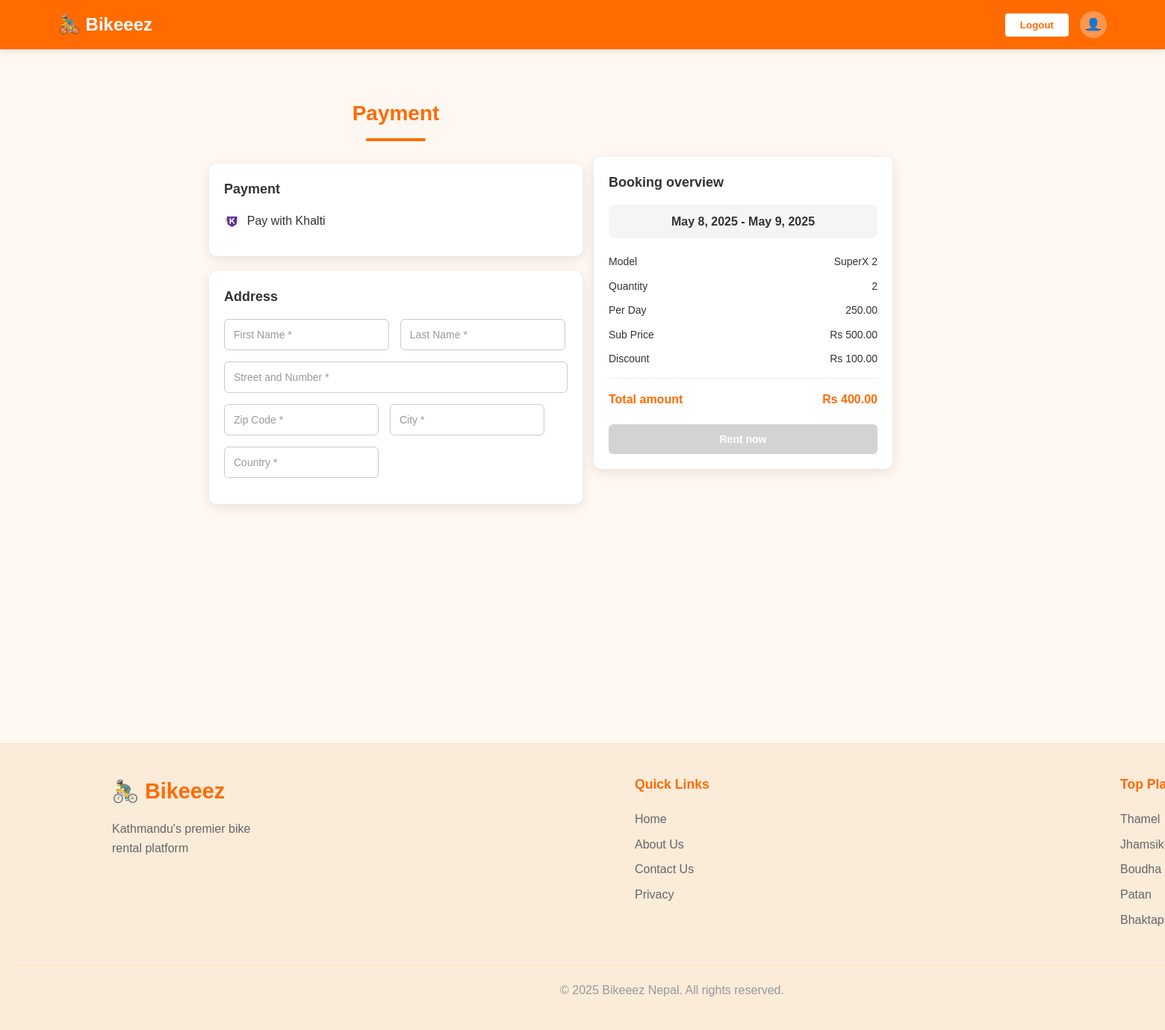
The app's page /payments/khalti/initiate/58/ (signed in) with its own data.
### booking/models.py (models this page shows, shortened)
class Booking(models.Model):
    user = models.ForeignKey(User, on_delete=models.CASCADE)  # Links the booking to a user
    bike = models.ForeignKey(Bikes, on_delete=models.CASCADE)  # Links the booking to a bike
    start_date = models.DateField()  # Start date of the booking
    end_date = models.DateField()  # End date of the booking
    quantity = models.PositiveIntegerField(default=1)  # Number of bikes being rented
    total_price = models.DecimalField(max_digits=10, decimal_places=2)  # Total price for the booking
    created_at = models.DateTimeField(auto_now_add=True)  # Automatically set creation time
    status = models.CharField(max_length=20, default='Pending')  # Booking status (e.g., Pending, Confirmed)

### bikes/models.py (models this page shows, shortened)
class Bikes(models.Model):
    name = models.CharField(max_length = 100)
    description = models.TextField(blank = True)
    short_description = models.TextField(blank = True)
    category = models.CharField(max_length=50, choices=[
        ('mountain','Mountain'),
        ('city','City'),
        ('electric', 'Electric'),
        ('road','Road'),
        ('hybrid','Hybrid'),
    ])
    image = models.ImageField(upload_to = 'bike_image/', null=True, blank=True)
    image_2 = models.ImageField(upload_to='bike_image/', null=True, blank=True)
    image_3 = models.ImageField(upload_to='bike_image/', null=True, blank=True)
    image_4 = models.ImageField(upload_to='bike_image/', null=True, blank=True)
    daily_rate = models.DecimalField(max_digits=6, decimal_places=2)
    weekly_rate = models.DecimalField(max_digits=6, decimal_places=2)
    is_available = models.BooleanField(default = True)
    location = models.CharField(max_length=100, blank=True)
    latitude = models.FloatField(default=80)
    longitude = models.FloatField(default=80)
    rating = models.DecimalField(max_digits=2, decimal_places=1, default=Decimal('0.0'))
    quantity = models.PositiveIntegerField(default=1)
    created_at = models.DateTimeField(auto_now_add=True)
    updated_at = models.DateTimeField(auto_now = True)
    condition = models.TextField(null=True, blank=True)

### payments/views.py (the view, shortened to what this page needs)
# urls.py: path('khalti/initiate/<int:booking_id>/', views.khalti_initiate, name='khalti_initiate'),
@login_required
def khalti_initiate(request, booking_id):
    booking = get_object_or_404(Booking, id=booking_id, user=request.user)
    return render(request, 'payment.html', {"booking": booking})

### bike_rental/templates/payment.html (shortened to what this page needs)
{% load static %}
<!DOCTYPE html>
<html lang="en">
  <head>
  </head>
  <!DOCTYPE html>
<html lang="en">
<head>
  <link rel="stylesheet" href="{% static 'css/style.css' %}" />
</head>
<body>
   <header class="header">
    <button
      type="button"
      class="logo"
      data-url="{% url 'home' %}"
      onclick="redirectToHome()"
    >
      🚴‍♂️ Bikeeez
    </button>
      <div class="language-currency">
        <button type="button" class="loginBtn" data-url="{% url 'logout' %}" onclick="redirectToLogout()">
            Logout
        </button>
      <a href="{% url 'profile' %}">
        <div class="user-icon">👤</div>
    </a>
  </div>
  </header>
  <div class="container" style="margin-bottom: 250px; margin-top: 130px;">
    <form class="form-main" action="{% url 'khalti_initiate' booking.id %}" method="post">
      <div class="left-section">
        <h2>Payment</h2>
        <div class="payment-section">
          <div class="segment">
            <h3>Payment</h3>
            <div class="payment-option">
              <label for="khalti">
                <img alt="Khalti Logo"
                  style="height: 20px; margin-right: 5px; vertical-align: middle;" />
                Pay with Khalti
              </label>
            </div>
          </div>
        </div>
        <div class="address-section">
          <div class="segment">
            <h3>Address</h3>
            <div class="form-row">
              <input type="text" class="form-input form-input-half" name="first_name"
                placeholder="First Name *"
                value="{{ request.user.first_name|default:'' }}" required />
              <input type="text" class="form-input form-input-half" name="last_name"
                placeholder="Last Name *"
                value="{{ request.user.last_name|default:'' }}" required />
            </div>
            <div class="form-row">
              <input type="text" class="form-input" name="street"
                placeholder="Street and Number *"
                value="{{ user_profile.street_number|default:'' }}" required />
            </div>
            <div class="form-row">
              <input type="text" class="form-input form-input-third" name="zip"
                placeholder="Zip Code *"
                value="{{ user_profile.zipcode|default:'' }}" required />
              <input type="text" class="form-input form-input-third" name="city"
                placeholder="City *"
                value="{{ user_profile.city|default:'' }}" required />
              <input type="text" class="form-input form-input-third" name="country"
                placeholder="Country *"
                value="{{ user_profile.country|default:'' }}" required />
            </div>
          </div>
        </div>
      </div>
    <div class="booking-overview" style="margin-top: 80px; width: 400px;">
      <div class="segment">
        <h3>Booking overview</h3>
        <div class="duration" id="duration">{{ booking.start_date }} - {{ booking.end_date }}</div>
        <div class="cost-row">
          <span class="label">Model</span>
          <span class="value">{{ booking.bike.name }}</span>
        </div>
        <div class="cost-row">
          <span class="label">Quantity</span>
          <span class="value" id="quantity">{{ booking.quantity }}</span>
        </div>
        <div class="cost-row">
          <span class="label">Per Day</span>
          <span class="value" id="perDay">{{ booking.bike.daily_rate }}</span>
        </div>
        <div class="cost-row">
          <span class="label">Sub Price</span>
          <span class="value" id="subPrice">Rs 00</span>
        </div>
        <div class="cost-row">
          <span class="label">Discount</span>
          <span class="value" id="discount">Rs 00</span>
        </div>
        <div class="total">
          <span>Total amount</span>
          <span id="totalAmount">Rs 00</span>
        </div>
        <button class="rent-now-btn" type="submit" onclick="calculateTotals()">Rent now</button>
      </div>
    </div>
    </form>
    </div>
  <footer class="footer">
    <div class="footer-container">
      <div class="footer-logo">
        <div class="logo">🚴‍♂️ Bikeeez</div>
        <p>Kathmandu's premier bike rental platform</p>
      </div>
      <div class="footer-links">
        <h3>Quick Links</h3>
        <ul>
          <li><a href="{% url 'home' %}">Home</a></li>
          <li><a href="{% url 'aboutus' %}">About Us</a></li>
          <li><a href="{% url 'contactus' %}">Contact Us</a></li>
          <li><a href="/privacy">Privacy</a></li>
        </ul>
      </div>
      <div class="footer-links">
        <h3>Top Places</h3>
        <ul>
          <li><a href="#">Thamel</a></li>
          <li><a href="#">Jhamsikhel</a></li>
          <li><a href="#">Boudha</a></li>
          <li><a href="#">Patan</a></li>
          <li><a href="#">Bhaktapur</a></li>
        </ul>
      </div>
    </div>
    <div class="footer-bottom">
      <p>© 2025 Bikeeez Nepal. All rights reserved.</p>
    </div>
  </footer>
</body>
</html>

### loginsignup/static/css/style.css (style rules this page uses)
* { margin: 0; padding: 0; box-sizing: border-box; font-family: "Arial", sans-serif; }
body { color: #333; line-height: 1.6; background-color: #fff8f2; }
.header { display: flex; justify-content: space-between; align-items: center; padding: 15px 5%; background-color: #ff6b00; box-shadow: 0 2px 10px rgba(0, 0, 0, 0.1); }
.logo { font-size: 24px; font-weight: bold; color: white; }
.language-currency { display: flex; align-items: center; gap: 15px; }
.user-icon { width: 36px; height: 36px; border-radius: 50%; background-color: rgba(255, 255, 255, 0.3); display: flex; justify-content: center; align-items: center; cursor: pointer; color: white; transition: all 0.3s; }
h2 { font-size: 28px; margin-bottom: 30px; color: #ff6b00; text-align: center; position: relative; }
h2:after { content: ""; display: block; width: 80px; height: 4px; background: #ff6b00; margin: 10px auto 0; border-radius: 2px; }
.footer { background-color: #fbebd9; padding: 40px 20px; width: 1800px; margin-top: 50px; margin-bottom: -50px; margin-right: -250px; border-top: 1px solid #ffe0b2; }
.footer-container { display: flex; flex-wrap: wrap; max-width: 1500px; margin: 0 auto; gap: 40px; justify-content: space-between; }
.footer-logo { flex: 0 0 200px; }
.footer-logo .logo { font-size: 1.8rem; margin-bottom: 15px; display: flex; align-items: center; color: #ff6b00; }
.footer-logo p { line-height: 1.6; color: #666; }
.footer-links { min-width: 150px; }
.footer-links h3 { color: #ff6b00; margin-top: 0; margin-bottom: 20px; font-size: 1.1rem; }
.footer-links ul { list-style: none; padding: 0; margin: 0; }
.footer-links li { margin-bottom: 8px; }
.footer-links a { color: #666; text-decoration: none; transition: color 0.3s; }
.footer-bottom { text-align: center; margin-top: 40px; padding-top: 20px; border-top: 1px solid #ffe0b2; color: #999; }

### records on screen
Booking: start_date "May 8, 2025", end_date "May 9, 2025", bike.name "SuperX 2", quantity "2", bike.daily_rate "250.00"
